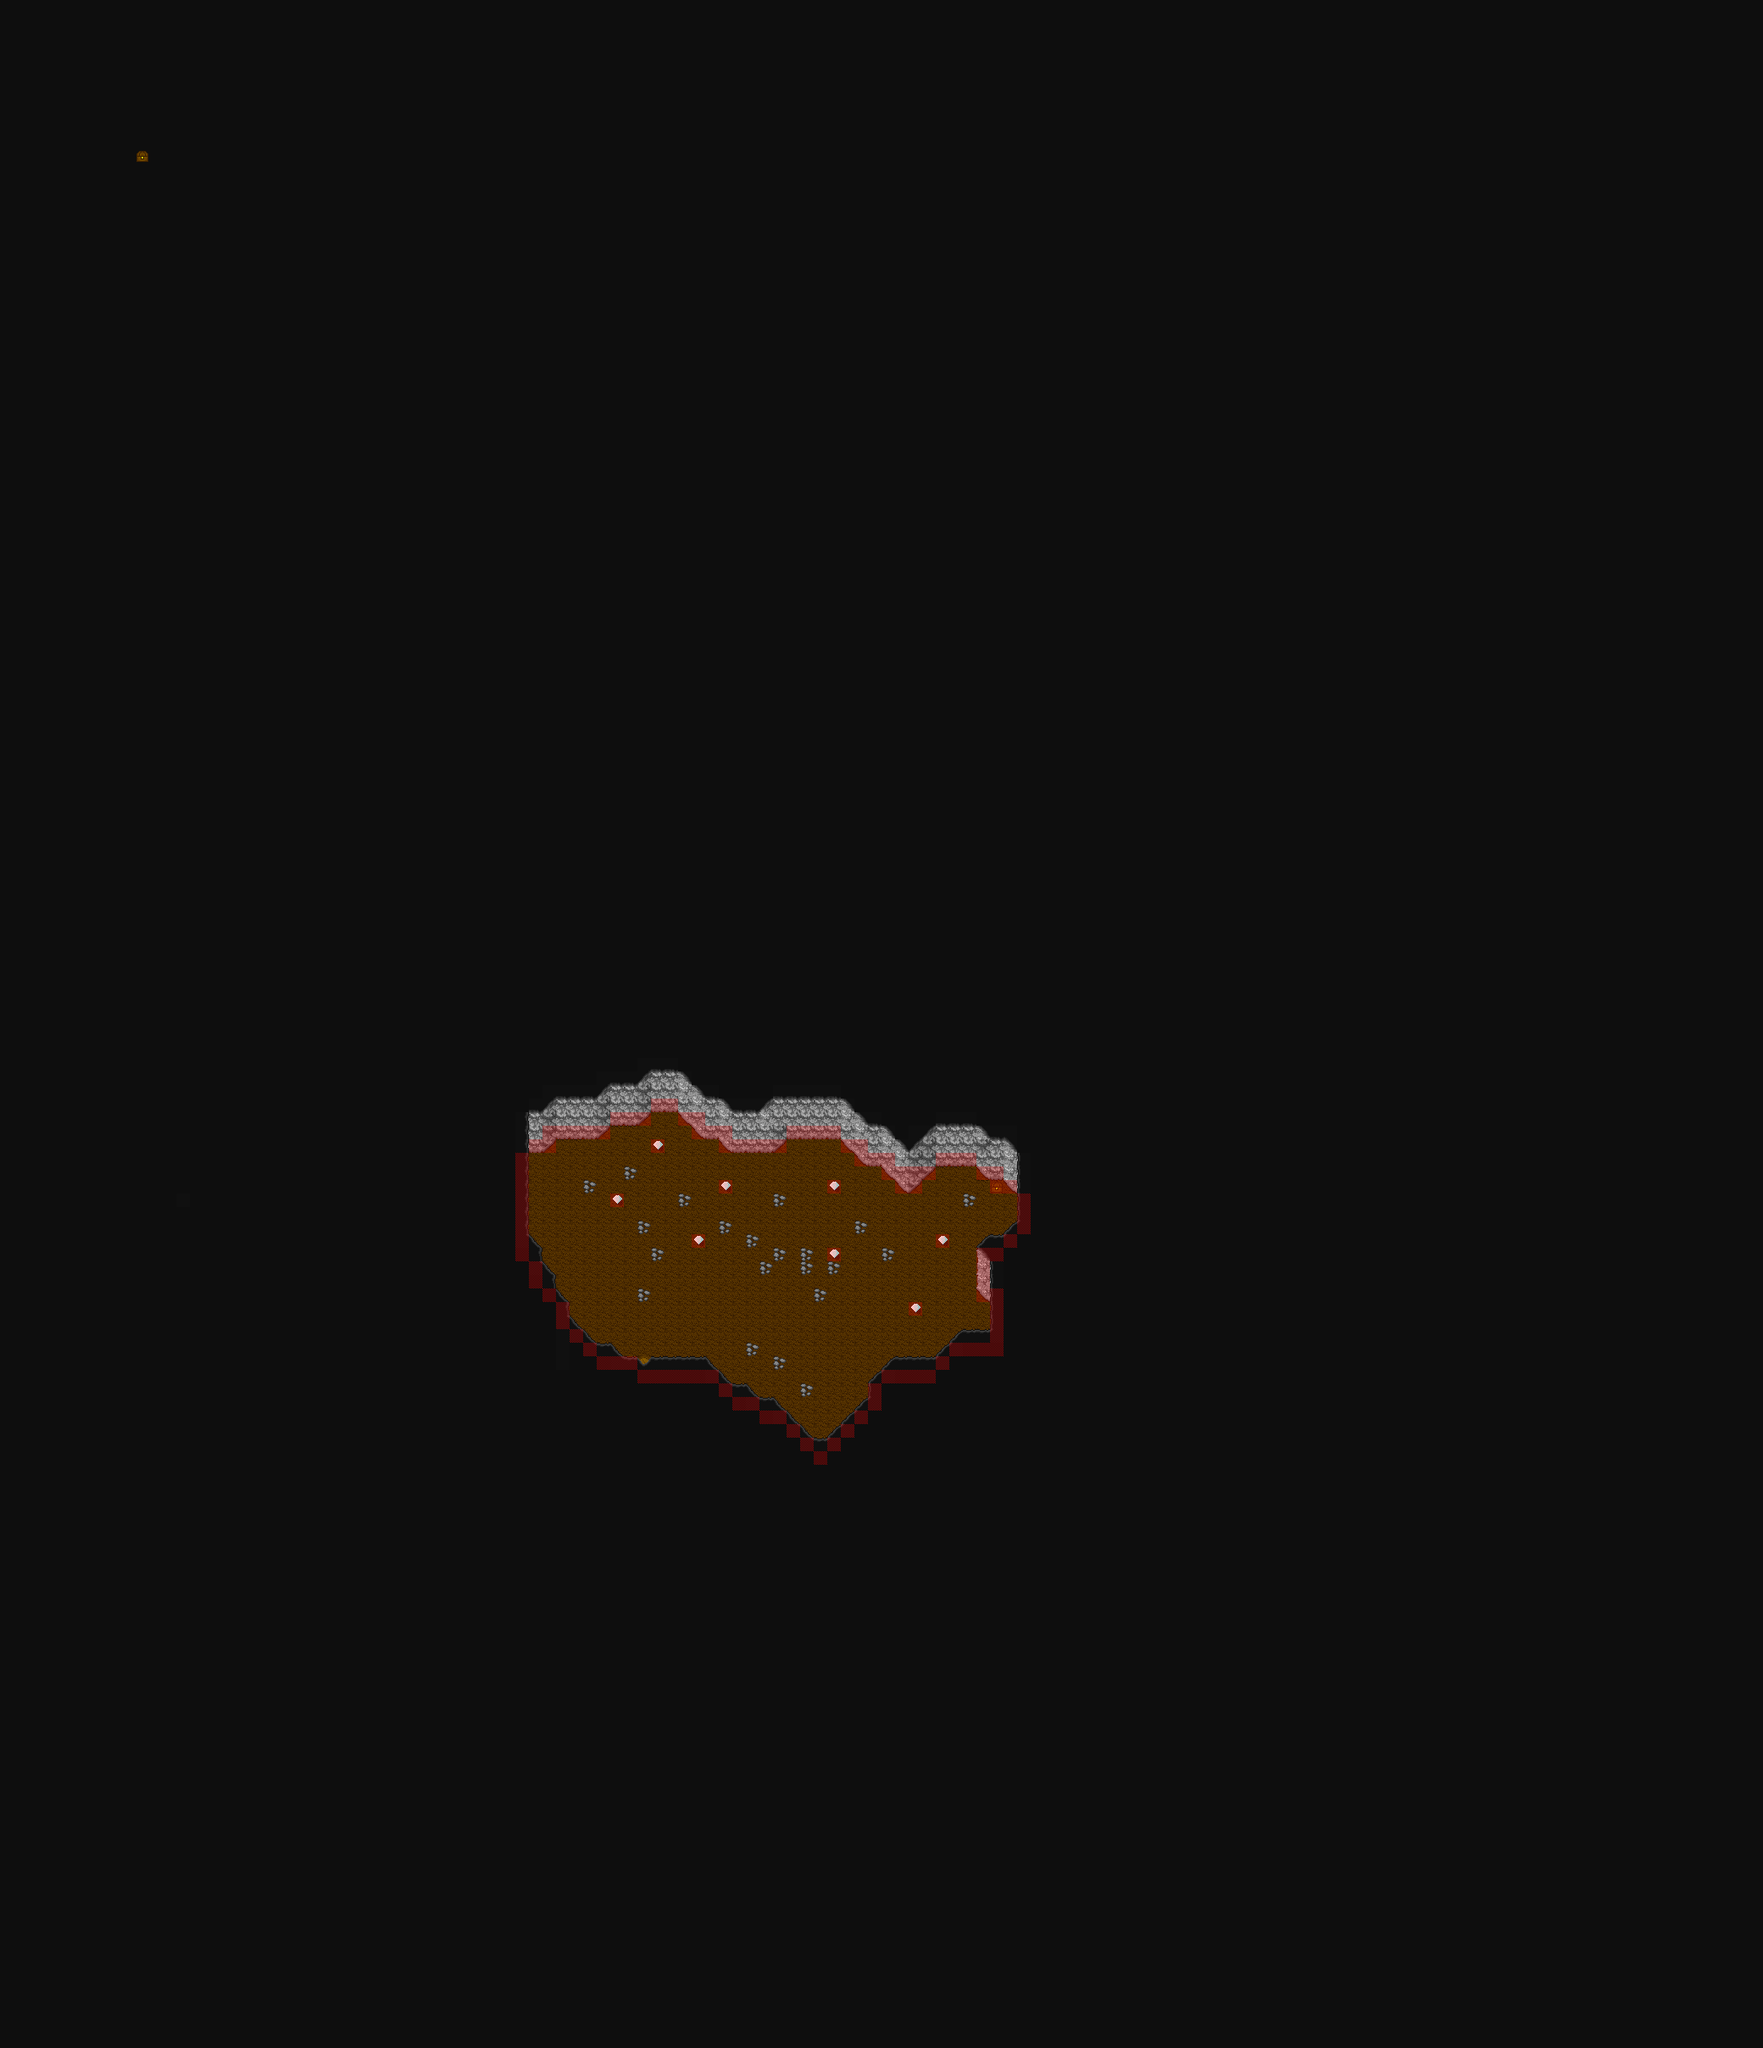

The image is a tile-based game level rendered from a .tmx file. Its description and source (layers, tilesets, objects; grid data summarised) follow:
An orthogonal 130x151 tile map with 16x16 px tiles, 5 tile layers (map, bmap, fmap, shadows, ...), 5 tilesets and 14 objects (10x zone, 2x marker, 2x bounds).

<map version="1.10" tiledversion="1.10.2" orientation="orthogonal" renderorder="right-down" width="130" height="151" tilewidth="16" tileheight="16" infinite="0" backgroundcolor="#0e0e0e" nextlayerid="10" nextobjectid="61">
 <properties>
  <property name="can_save" value="0" />
  <property name="can_warp" value="1" />
  <property name="map_mode" value="0" />
  <property name="map_no" value="30" />
  <property name="pdiv" value="1" />
  <property name="pmult" value="1" />
  <property name="song_file" value="dag_4.xm" />
  <property name="stx" value="84" />
  <property name="sty" value="147" />
  <property name="tileset" value="3" />
  <property name="use_sstone" value="0" />
  <property name="warpx" value="47" />
  <property name="warpy" value="99" />
  <property name="zero_zone" value="1" />
 </properties>
 <tileset firstgid="1" source="cave.tsx" />
 <tileset firstgid="501" source="entities.tsx" />
 <tileset firstgid="1473" source="misc.tsx" />
 <tileset firstgid="1773" source="obstacles.tsx" />
 <tileset firstgid="1778" source="fortress.tsx" />
 <layer id="1" name="map" width="130" height="151">
  <data>[19630 cells, 725 non-empty, 22 distinct tile ids]</data>
 </layer>
 <layer id="2" name="bmap" width="130" height="151">
  <data>[19630 cells, 2 non-empty, 1 distinct tile ids]</data>
 </layer>
 <objectgroup color="#ff00ff" id="3" name="entities" />
 <layer id="4" name="fmap" width="130" height="151">
  <data>[19630 cells, 84 non-empty, 11 distinct tile ids]</data>
 </layer>
 <layer id="5" name="shadows" width="130" height="151" opacity="0.5">
  <data>[19630 cells, 0 non-empty, 0 distinct tile ids]</data>
 </layer>
 <layer id="6" name="obstacles" width="130" height="151" opacity="0.5">
  <data>[19630 cells, 111 non-empty, 1 distinct tile ids]</data>
 </layer>
 <objectgroup color="#008000" id="7" name="zones">
  <object id="10" name="2" type="zone" x="1072" y="1536" width="16" height="16" />
  <object id="21" name="1" type="zone" x="752" y="1600" width="16" height="16" />
  <object id="52" name="2" type="zone" x="976" y="1472" width="16" height="16" />
  <object id="53" name="2" type="zone" x="1104" y="1456" width="16" height="16" />
  <object id="54" name="2" type="zone" x="976" y="1392" width="16" height="16" />
  <object id="55" name="2" type="zone" x="848" y="1392" width="16" height="16" />
  <object id="56" name="2" type="zone" x="816" y="1456" width="16" height="16" />
  <object id="57" name="2" type="zone" x="720" y="1408" width="16" height="16" />
  <object id="58" name="2" type="zone" x="768" y="1344" width="16" height="16" />
  <object id="59" name="3" type="zone" x="1168" y="1392" width="16" height="16" />
 </objectgroup>
 <objectgroup color="#ffff00" id="8" name="markers" visible="0">
  <object id="32" name="entrance" type="marker" x="752" y="1584" width="16" height="16" />
  <object id="60" name="treasure1" type="marker" x="1168" y="1392" width="16" height="16" />
 </objectgroup>
 <objectgroup color="#0000ff" id="9" name="bounds" visible="0">
  <object id="45" name="bounds" type="bounds" x="1648" y="512" width="304" height="320">
   <properties>
    <property name="btile" value="0" />
   </properties>
  </object>
  <object id="46" name="bounds" type="bounds" x="1824" y="2048" width="160" height="224">
   <properties>
    <property name="btile" value="0" />
   </properties>
  </object>
 </objectgroup>
</map>
